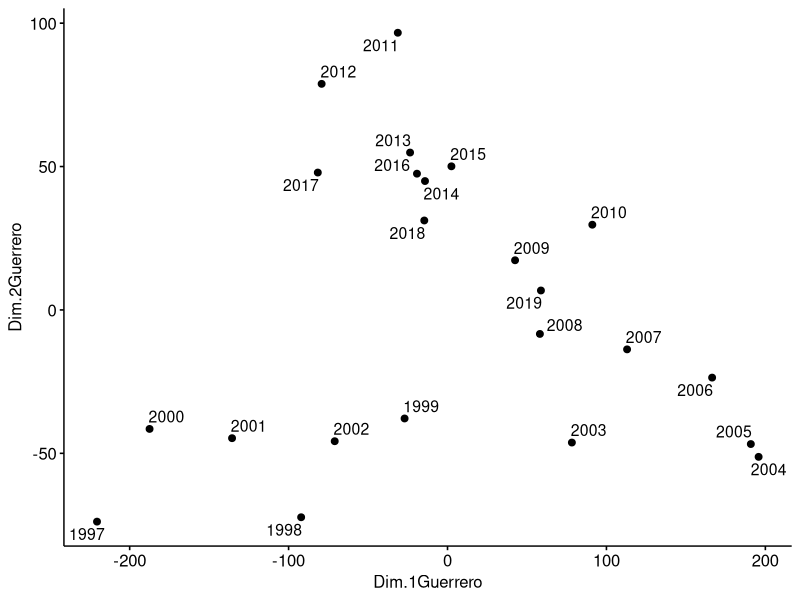

R code for this plot: (Note: this script raises an error after producing the figure.)
library(magrittr)
library(ggplot2)
library(dplyr)            #librerias
library(ggpubr)
library(corrplot)
library(readxl)

#leer datos Guerrero
setwd("~/Actuaria Anahuac/7mo semestre/Practica estadistica")

DatosGuerrero <- read_excel("DatosGuerrero.xlsx",
                            sheet = "Guerrero",range="b1:O24")
#Asignar los nombres de las filas
matrizdatos<-as.matrix(DatosGuerrero)
row.names(matrizdatos)<-c(1997:2019)

# Generar el algoritmo Multimensional Scaling
mds <- matrizdatos %>%
  dist() %>%          
  cmdscale() %>%
  as.data.frame()
colnames(mds) <- c("Dim.1Guerrero", "Dim.2Guerrero")
# Plotear las dos dimensiones
ggscatter(mds, x = "Dim.1Guerrero", y = "Dim.2Guerrero", 
          label = rownames(matrizdatos),
          repel = TRUE)

#matriz de distancias
a<-summary(cmdscale(matrizdmatrizdatos))
distG<-dist(matrizdatos)
View(as.matrix(distG))

#matriz de correlacion
corrplot(cor(matrizdatos),method="circle",type="upper",order="hclust")

#lo mismo con Yucatan
Datosyucatan <- read_excel("DatosGuerrero.xlsx",
                           sheet = "Yucatan",range="b1:O24")
#Asignar los nombres de las filas
matrizdatosy<-as.matrix(Datosyucatan)
row.names(matrizdatosy)<-c(1997:2019)

# Generar el algoritmo Multimensional Scaling
mdsy <- matrizdatosy %>%
  dist() %>%          
  cmdscale() %>%
  as.data.frame()
colnames(mdsy) <- c("Dim.1yucatan", "Dim.2yucatan")
# Plotear las dos dimensiones
ggscatter(mdsy, x = "Dim.1yucatan", y = "Dim.2yucatan", 
          label = rownames(matrizdatosy),
          repel = TRUE)

#matriz de distancias
distG<-dist(matrizdatosy)
View(as.matrix(distG))

#matriz de correlacion
corrplot(cor(matrizdatosy),method="circle",type="upper",order="hclust")
